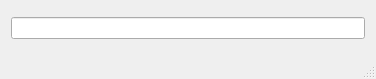
<?xml version="1.0" encoding="UTF-8"?>
<ui version="4.0">
 <class>MainWindow</class>
 <widget class="QMainWindow" name="MainWindow">
  <property name="windowModality">
   <enum>Qt::ApplicationModal</enum>
  </property>
  <property name="geometry">
   <rect>
    <x>0</x>
    <y>0</y>
    <width>376</width>
    <height>79</height>
   </rect>
  </property>
  <property name="windowTitle">
   <string>MainWindow</string>
  </property>
  <widget class="QWidget" name="centralWidget">
   <layout class="QVBoxLayout" name="verticalLayout">
    <item>
     <widget class="QLineEdit" name="lineEdit"/>
    </item>
   </layout>
  </widget>
  <widget class="QMenuBar" name="menuBar">
   <property name="geometry">
    <rect>
     <x>0</x>
     <y>0</y>
     <width>376</width>
     <height>21</height>
    </rect>
   </property>
  </widget>
  <widget class="QStatusBar" name="statusBar"/>
 </widget>
 <layoutdefault spacing="6" margin="11"/>
 <resources/>
 <connections/>
</ui>
